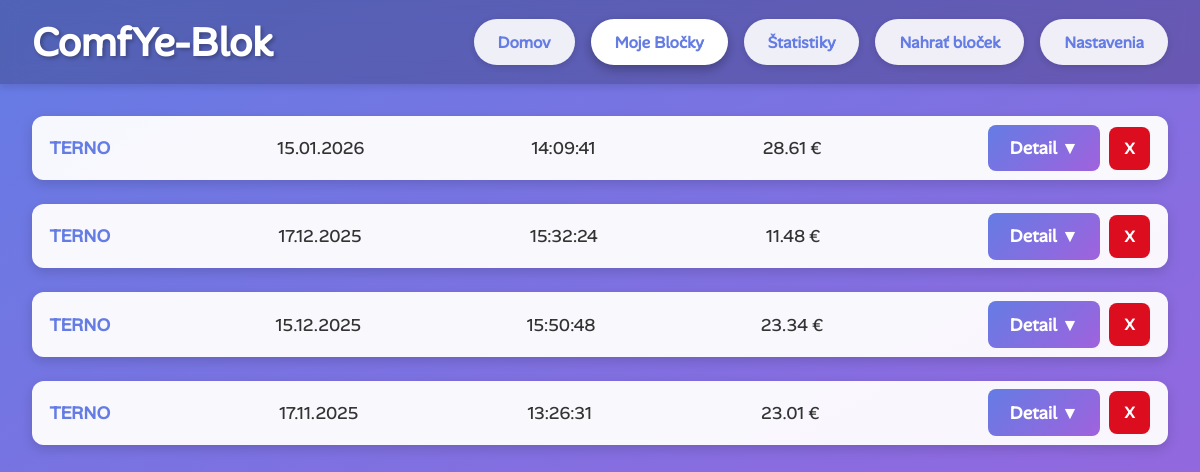
The app's page /moje_blocky, older data.
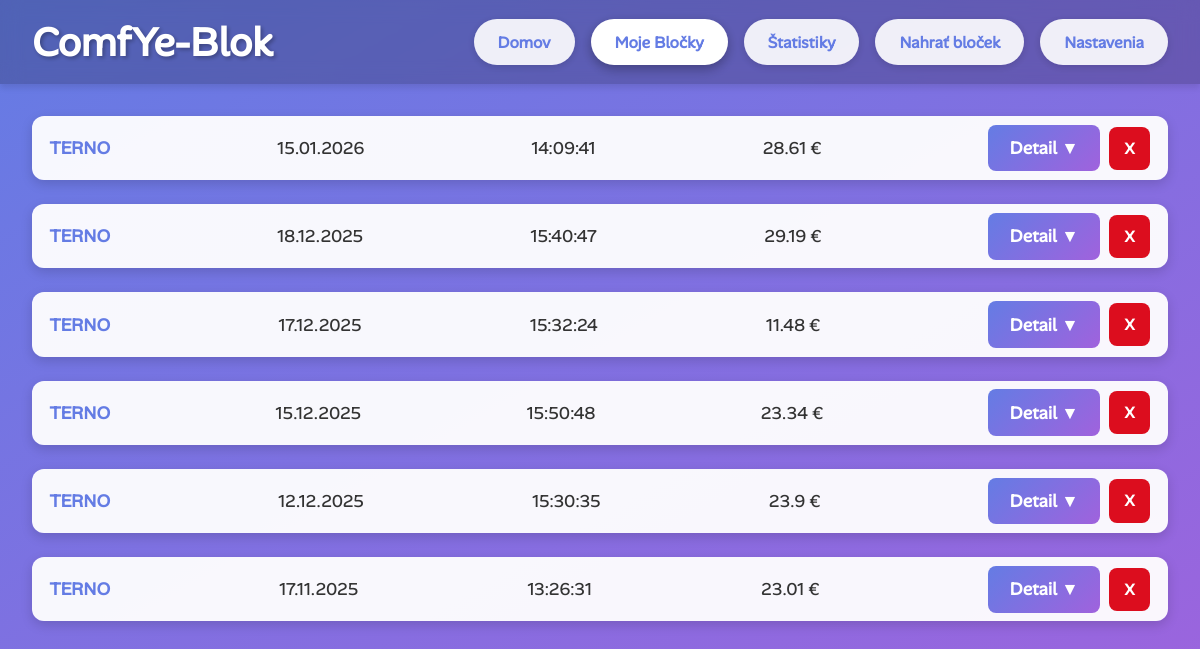
The same page, newer data.
### tables this page shows
CREATE TABLE receipts(
        id INTEGER PRIMARY KEY AUTOINCREMENT,
        shop_name TEXT NOT NULL,
        date TEXT NOT NULL,
        time TEXT NOT NULL,
        datetime_iso TEXT NOT NULL,
        prize REAL NOT NULL,
        UNIQUE(shop_name,date,time,prize)
        );

### app.py (the view)
@app.route('/moje_blocky')
def moje_blocky():
    receipts = helper.get_receipts()
    return render_template('receipts.html', receipts = receipts)

### helper.py (called while the page is built)
def get_receipts():
    con = sqlite3.connect(database)
    con.row_factory = sqlite3.Row
    cur = con.cursor()
    cur.execute("""SELECT * FROM receipts
    ORDER BY datetime_iso DESC LIMIT 20""")
    receipts = cur.fetchall()
    con.close()
    return receipts

### templates/receipts.html (shortened to what this page needs)
{% extends "base.html" %}
{% block css_addon %}
 <link rel="stylesheet" href="{{ url_for('static', filename='css/receipts.css') }}"></link>
{% endblock %}
{% block content %}
<div class="blocky_container">
    {% if receipts %}
        {% for receipt in receipts %}
            <ul class="receipt_card">
                <li class="receipt_shop"> {{ receipt.shop_name }} </li>
                <li class="receipt_date"> {{ receipt.date }} </li>
                <li class="receipt_time"> {{ receipt.time }} </li>
                <li class="receipt_price"> {{ receipt.prize }} € </li>
                    <li class="receipt_card_buttons">
                    <button class="btn_receipt_detail"
                    data-id=" {{ receipt.id }}"
                    onclick="showDetails(this.dataset.id)">
                    Detail ▼
                    </button>
                    <button class="btn_receipt_delete"
                    data-id=" {{ receipt.id }}"
                    onclick="deleteReceipt(this.dataset.id)">
                    X
                    </button>
                </li>
            </ul>
        {% endfor %}
    {% else %}
        <div class="default_message">
            <p>Zatiaľ nemáte žiadne bločky</p>
        </div>
    {% endif %}
</div>
{% endblock %}

### templates/base.html (shortened to what this page needs)
<!DOCTYPE html>
<html lang="sk">
<head>
    <link rel="stylesheet" href="../static/css/main.css">
    {% block css_addon %}{% endblock %}
</head>
<body>
    <nav class="header_container">
        <h1 class="main_title">ComfYe-Blok</h1>
        <ul class="nav_container">
            <li><a href="/" {% if request.path == '/' %} class="active" {% endif %}>Domov</a></li>
            <li><a href="/moje_blocky" {% if request.path == '/moje_blocky' %} class="active" {% endif %}>Moje Bločky</a></li>
            <li><a href="/stats" {% if request.path == '/stats' %} class="active" {% endif %}>Štatistiky</a></li>
            <li><a href="/upload" {% if request.path == '/upload' %} class="active" {% endif %}>Nahrať bloček</a></li>
            <li><a href="/settings" {% if request.path == '/settings' %} class="active" {% endif %}>Nastavenia</a></li>
        </ul>
    </nav>
    <main>
        {% block content %}{% endblock %}
    </main>
</body>
</html>

### static/css/main.css (style rules this page uses)
* { margin: 0; padding: 0; box-sizing: border-box; }
html, body { height: 100%; }
body { font-family: "AlanSans", sans-serif; background: linear-gradient(150deg, rgb(100, 124, 228) 0%, rgb(160, 98, 221) 100%); min-height: 100vh; }
.header_container { display: flex; flex-direction: row; align-items: center; justify-content: space-between; width: 100%; background-color: rgba(0, 0, 0, 0.2); backdrop-filter: blur(10px); padding: 1em 2em; box-shadow: 0 4px 6px rgba(0, 0, 0, 0.1); }
.main_title { color: white; font-size: 2.5em; margin: 0; font-weight: bold; text-shadow: 2px 2px 4px rgba(0, 0, 0, 0.3); }
.nav_container { display: flex; flex-direction: row; gap: 1em; list-style: none; }
.nav_container li a { display: inline-block; background-color: rgba(255, 255, 255, 0.9); color: rgb(100, 124, 228); padding: 0.8em 1.5em; border-radius: 50px; text-decoration: none; font-weight: 600; transition: all 0.3s ease; box-shadow: 0 2px 8px rgba(0, 0, 0, 0.15); }
.nav_container li a.active { background-color: white; box-shadow: 0 4px 12px rgba(0, 0, 0, 0.3); }

### static/css/receipts.css (style rules this page uses)
.blocky_container { display: flex; flex-direction: column; gap: 1.5em; max-width: 1200px; margin: 2em auto; padding: 0 2em; }
.blocky_container ul { display: flex; flex-direction: row; align-items: center; justify-content: space-between; gap: 1em; list-style: none; background-color: rgba(255, 255, 255, 0.95); border-radius: 12px; box-shadow: 0 4px 12px rgba(0, 0, 0, 0.15); transition: all 0.3s ease; }
.blocky_container li { padding: 0.5em 1em; font-size: 1.1em; color: #333; }
.blocky_container li:first-child { font-weight: bold; color: rgb(100, 124, 228); }
.blocky_container li:last-child { font-weight: bold; color: rgb(160, 98, 221); border-radius: 8px; padding: 0.5em 1em; }
.receipt_card_buttons { display: flex; gap: 0.5em; align-items: center; }
.btn_receipt_detail, .btn_receipt_delete { padding: 0.7em 1.2em; border: none; border-radius: 8px; font-family: "AlanSans", sans-serif; font-size: 1em; font-weight: 600; cursor: pointer; transition: all 0.3s ease; }
.btn_receipt_detail { background: linear-gradient(135deg, rgb(100, 124, 228), rgb(160, 98, 221)); color: white; }
.btn_receipt_delete { background-color: #dc0d1e; color: white; font-size: 0.9em; font-weight: bold; padding: 0.7em 1em; }

Row changes from the older to the newer data that the page shows:
added receipts: shop_name "TERNO", date "18.12.2025", time "15:40:47", prize "29.19"
added receipts: shop_name "TERNO", date "12.12.2025", time "15:30:35", prize "23.9"
